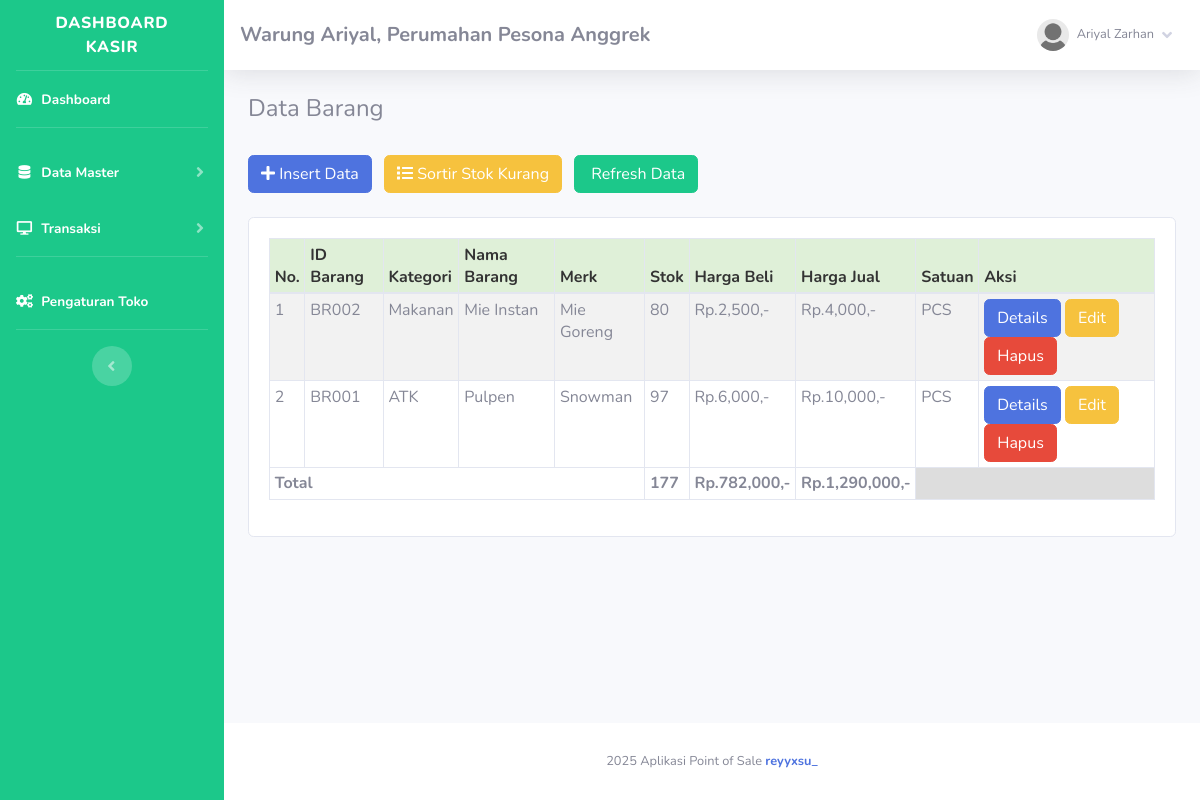
Page /index.php?page=barang (signed in) on the earlier database version.
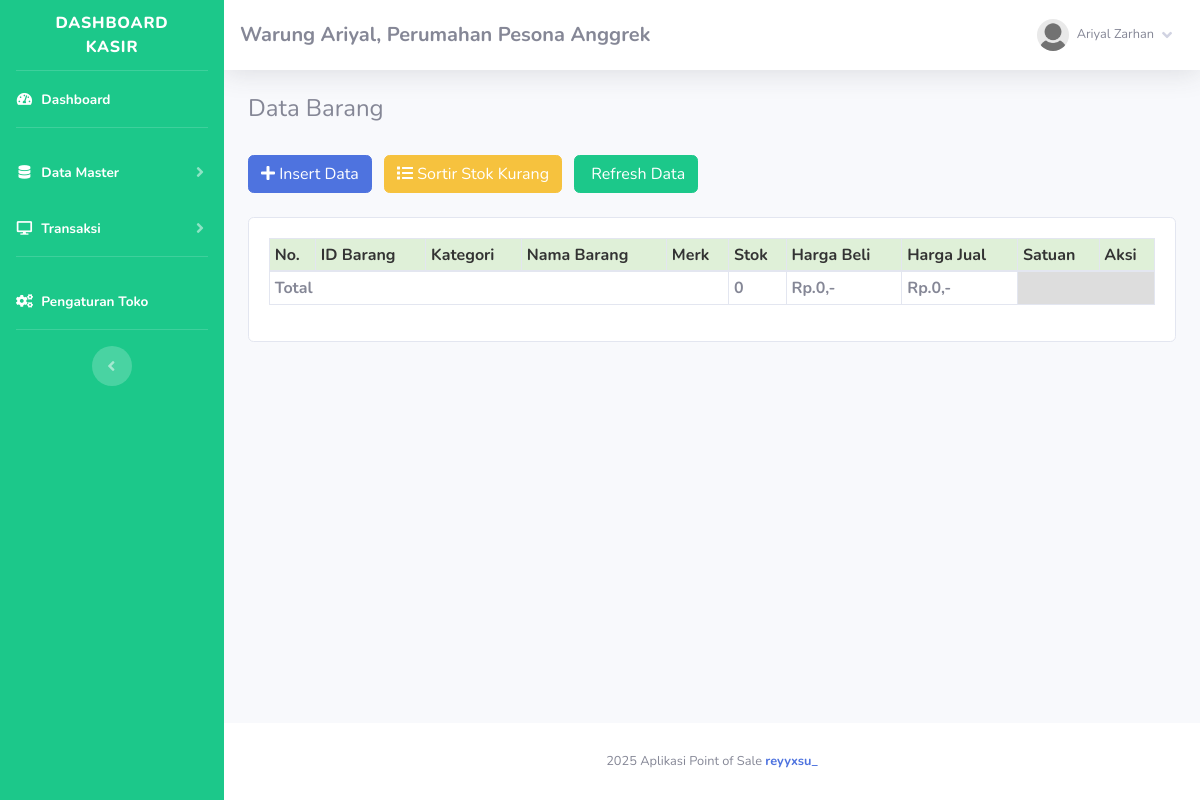
Same page on the later database version.
### tables this page shows
CREATE TABLE `toko` (
  `id_toko` int(11) NOT NULL,
  `nama_toko` varchar(255) NOT NULL,
  `alamat_toko` text NOT NULL,
  `tlp` varchar(255) NOT NULL,
  `nama_pemilik` varchar(255) NOT NULL
);

CREATE TABLE `member` (
  `id_member` int(11) NOT NULL,
  `nm_member` varchar(255) NOT NULL,
  `alamat_member` text NOT NULL,
  `telepon` varchar(255) NOT NULL,
  `email` varchar(255) NOT NULL,
  `gambar` text NOT NULL,
  `NIK` text NOT NULL
);

CREATE TABLE `barang` (
  `id` int(11) NOT NULL,
  `id_barang` varchar(255) NOT NULL,
  `id_kategori` int(11) NOT NULL,
  `nama_barang` text NOT NULL,
  `merk` varchar(255) NOT NULL,
  `harga_beli` varchar(255) NOT NULL,
  `harga_jual` varchar(255) NOT NULL,
  `satuan_barang` varchar(255) NOT NULL,
  `stok` text NOT NULL,
  `tgl_input` varchar(255) NOT NULL,
  `tgl_update` varchar(255) DEFAULT NULL
);

CREATE TABLE `kategori` (
  `id_kategori` int(11) NOT NULL,
  `nama_kategori` varchar(255) NOT NULL,
  `tgl_input` varchar(255) NOT NULL
);

### admin/module/barang/index.php (the view, shortened to what this page needs)
   <h4>Data Barang</h4>
   <br />
   <button type="button" class="btn btn-primary btn-md mr-2" data-toggle="modal" data-target="#myModal">
       <i class="fa fa-plus"></i> Insert Data</button>
   <a href="index.php?page=barang&stok=yes" class="btn btn-warning btn-md mr-2">
       <i class="fa fa-list"></i> Sortir Stok Kurang</a>
   <a href="index.php?page=barang" class="btn btn-success btn-md">
       <i class="fa fa-refresh"></i> Refresh Data</a>
   <br />
   <div class="card card-body">
       <div class="table-responsive">
           <table class="table table-bordered table-striped table-sm" id="example1">
               <thead>
                   <tr style="background:#DFF0D8;color:#333;">
                       <th>No.</th>
                       <th>ID Barang</th>
                       <th>Kategori</th>
                       <th>Nama Barang</th>
                       <th>Merk</th>
                       <th>Stok</th>
                       <th>Harga Beli</th>
                       <th>Harga Jual</th>
                       <th>Satuan</th>
                       <th>Aksi</th>
                   </tr>
               </thead>
               <tbody>
                   <?php
	$totalBeli = 0;
	$totalJual = 0;
	$totalStok = 0;
	if($_GET['stok'] == 'yes')
	{
		$hasil = $lihat -> barang_stok();
	}else{
		$hasil = $lihat -> barang();
	}
	$no=1;
	foreach($hasil as $isi) {
?>
                   <tr>
                       <td><?php echo $no;?></td>
                       <td><?php echo $isi['id_barang'];?></td>
                       <td><?php echo $isi['nama_kategori'];?></td>
                       <td><?php echo $isi['nama_barang'];?></td>
                       <td><?php echo $isi['merk'];?></td>
                       <td>
                           <?php if($isi['stok'] == '0'){?>
                           <button class="btn btn-danger"> Habis</button>
                           <?php }else{?>
                           <?php echo $isi['stok'];?>
                           <?php }?>
                       </td>
                       <td>Rp.<?php echo number_format($isi['harga_beli']);?>,-</td>
                       <td>Rp.<?php echo number_format($isi['harga_jual']);?>,-</td>
                       <td> <?php echo $isi['satuan_barang'];?></td>
                       <td>
                           <?php if($isi['stok'] <=  '3'){?>
                           <form method="POST" action="fungsi/edit/edit.php?stok=edit">
                               <input type="text" name="restok" class="form-control">
                               <input type="hidden" name="id" value="<?php echo $isi['id_barang'];?>"
                                   class="form-control">
                               <button class="btn btn-primary btn-sm">
                                   Restok
                               </button>
                               <a href="fungsi/hapus/hapus.php?barang=hapus&id=<?php echo $isi['id_barang'];?>"
                                   onclick="javascript:return confirm('Hapus Data barang ?');">
                                   <button class="btn btn-danger btn-sm">Hapus</button></a>
                           </form>
                           <?php }else{?>
                           <a href="index.php?page=barang/details&barang=<?php echo $isi['id_barang'];?>"><button
                                   class="btn btn-primary btn-xs">Details</button></a>
                           <a href="index.php?page=barang/edit&barang=<?php echo $isi['id_barang'];?>"><button
                                   class="btn btn-warning btn-xs">Edit</button></a>
                           <a href="fungsi/hapus/hapus.php?barang=hapus&id=<?php echo $isi['id_barang'];?>"
                               onclick="javascript:return confirm('Hapus Data barang ?');"><button
                                   class="btn btn-danger btn-xs">Hapus</button></a>
                           <?php }?>
                   </tr>
                   <?php
		$no++;
		$totalBeli += $isi['harga_beli'] * $isi['stok'];
		$totalJual += $isi['harga_jual'] * $isi['stok'];
		$totalStok += $isi['stok'];
	}
?>
               </tbody>
               <tfoot>
                   <tr>
                       <th colspan="5">Total </td>
                       <th><?php echo $totalStok;?></td>
                       <th>Rp.<?php echo number_format($totalBeli);?>,-</td>
                       <th>Rp.<?php echo number_format($totalJual);?>,-</td>
                       <th colspan="2" style="background:#ddd"></th>
                   </tr>
               </tfoot>
           </table>
       </div>
   </div>

### index.php (shortened to what this page needs)
<html>
<?php
	if(!empty($_SESSION['admin'])){
		require 'koneksi.php';
		$lihat = new view($config);
		$toko = $lihat -> toko();
			include 'admin/template/header.php';
			include 'admin/template/sidebar.php';
				if(!empty($_GET['page'])){
					include 'admin/module/'.$_GET['page'].'/index.php';
				}else{
					include 'admin/template/home.php';
				}
			include 'admin/template/footer.php';
	}else{
		echo '<script>window.location="login.php";</script>';
		exit;
	}
?>
</html>

### admin/template/header.php (shortened to what this page needs)
<!DOCTYPE html>
<html lang="en">
<head>
    <link href="sb-admin/vendor/fontawesome-free/css/all.min.css" rel="stylesheet" type="text/css">
    <link href="sb-admin/css/sb-admin-2.min.css" rel="stylesheet">
    <link rel="stylesheet" href="sb-admin/vendor/datatables/dataTables.bootstrap4.css" />
    <link rel="stylesheet" href="https://cdn.datatables.net/1.13.6/css/jquery.dataTables.min.css">
</head>
<body id="page-top">
    <div id="wrapper">

### admin/template/sidebar.php (shortened to what this page needs)
<?php
    $id = $_SESSION['admin']['id_member'];
    $hasil_profil = $lihat -> member_edit($id);
?>
<ul class="navbar-nav bg-success sidebar sidebar-dark accordion" id="accordionSidebar">
    <a class="sidebar-brand d-flex align-items-center justify-content-center" href="index.php">
        <div class="sidebar-brand-text mx-3">DASHBOARD KASIR<sup></sup></div>
    </a>
    <hr class="sidebar-divider my-0">
    <li class="nav-item active">
        <a class="nav-link" href="index.php">
            <i class="fas fa-fw fa-tachometer-alt"></i>
            <span>Dashboard</span></a>
    </li>
    <hr class="sidebar-divider">
    <li class="nav-item active">
        <a class="nav-link collapsed" href="#" data-toggle="collapse" data-target="#collapseTwo" aria-expanded="true"
            aria-controls="collapseTwo">
            <i class="fas fa-fw fa-database"></i>
            <span>Data Master</span>
        </a>
    </li>
    <li class="nav-item active">
        <a class="nav-link collapsed" href="#" data-toggle="collapse" data-target="#collapse3" aria-expanded="true"
            aria-controls="collapse3">
            <i class="fas fa-fw fa-desktop"></i>
            <span>Transaksi</span>
        </a>
    </li>
    <hr class="sidebar-divider">
    <li class="nav-item active">
        <a class="nav-link" href="index.php?page=pengaturan">
            <i class="fas fa-fw fa-cogs"></i>
            <span>Pengaturan Toko</span></a>
    </li>
    <hr class="sidebar-divider d-none d-md-block">
    <div class="text-center d-none d-md-inline">
        <button class="rounded-circle border-0" id="sidebarToggle"></button>
    </div>
</ul>
<div id="content-wrapper" class="d-flex flex-column">
    <div id="content">
        <nav class="navbar navbar-expand navbar-light bg-white topbar mb-4 static-top shadow">
            <h5 class="d-lg-block d-none mt-2"><b><?php echo $toko['nama_toko'];?>, <?php echo $toko['alamat_toko'];?></b></h5>
            <ul class="navbar-nav ml-auto">
                <li class="nav-item dropdown no-arrow">
                    <a class="nav-link dropdown-toggle" href="#" id="userDropdown" role="button" data-toggle="dropdown"
                        aria-haspopup="true" aria-expanded="false">
                        <img class="img-profile rounded-circle"
                            src="assets/img/user/<?php echo $hasil_profil['gambar'];?>">
                        <span
                            class="mr-2 d-none d-lg-inline text-gray-600 small ml-2"><?php echo $hasil_profil['nm_member'];?></span>
                        <i class="fas fa-angle-down"></i>
                    </a>
                </li>
            </ul>
        </nav>
        <div class="container-fluid">

### admin/template/footer.php (shortened to what this page needs)
 </div>
 </div>
 <footer class="sticky-footer bg-white">
     <div class="container my-auto">
         <div class="copyright text-center my-auto">
             <span>
                 <?php echo date('Y');?> Aplikasi Point of Sale <b><a href="https://www.instagram.com/reyyxsu_/" target="_blank">reyyxsu_</a></b>
             </span>
         </div>
     </div>
 </footer>
 </div>
 </div>
</body>
</html>

Differences in the rows shown:
removed barang: id_barang "BR002", id_kategori.nama_kategori "Makanan", nama_barang "Mie Instan", merk "Mie Goreng", stok "80", harga_beli "2,500", harga_jual "4,000", satuan_barang "PCS"
removed barang: id_barang "BR001", id_kategori.nama_kategori "ATK", nama_barang "Pulpen", merk "Snowman", stok "97", harga_beli "6,000", harga_jual "10,000", satuan_barang "PCS"
Other differences:
$totalStok: "177" → "0"
$totalBeli: "782,000" → "0"
$totalJual: "1,290,000" → "0"
